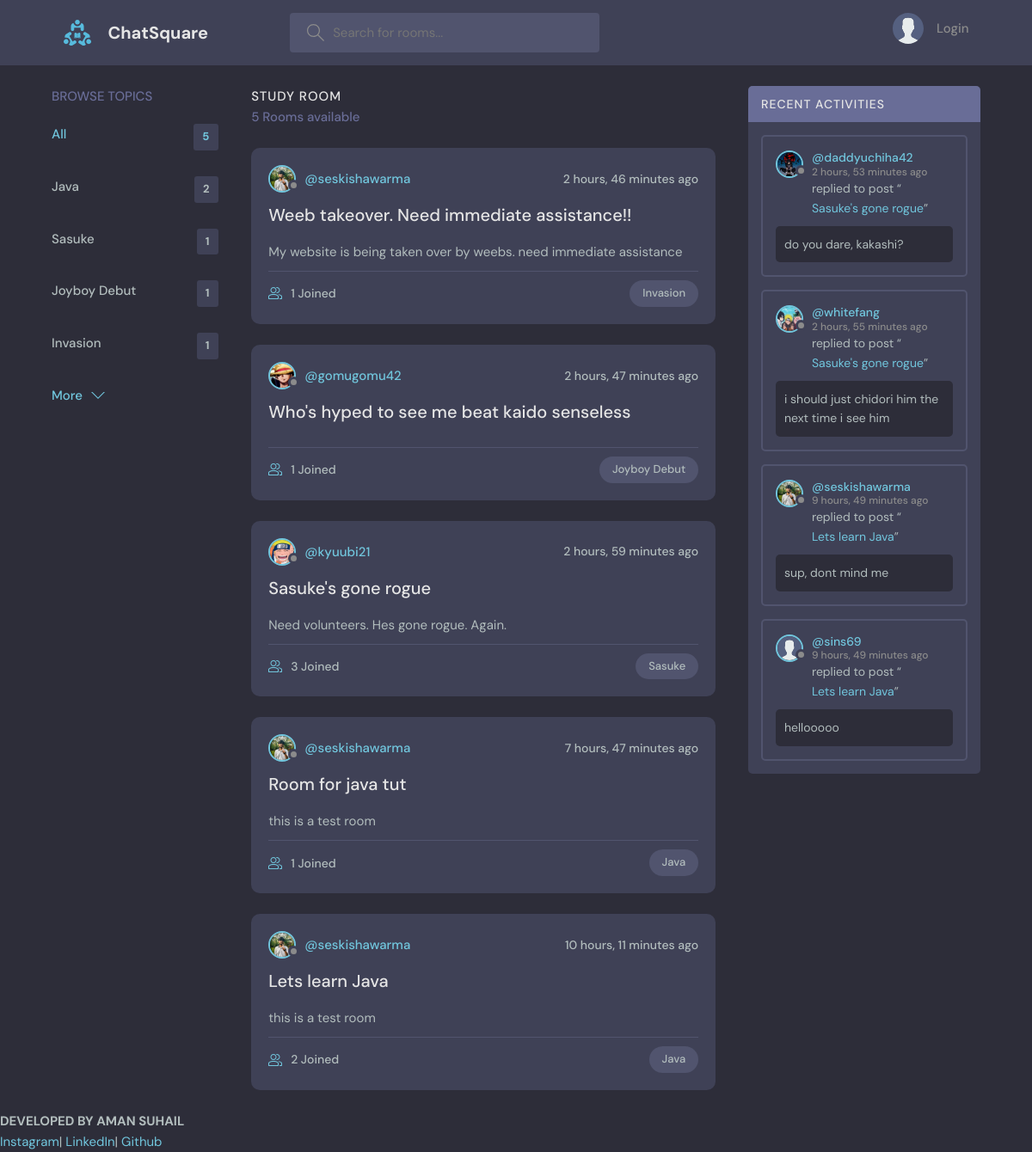
The page / on the database its author committed.
### base/models.py (models this page shows)
class Topic(models.Model):
    name = models.CharField(max_length=100)
    def __str__(self):
        return self.name

class Room(models.Model):
    user = models.ForeignKey(User, on_delete=models.CASCADE)
    topic = models.ForeignKey(Topic, on_delete=models.SET_NULL, null=True)
    name = models.CharField(max_length=150)
    description = models.CharField(max_length=200, null=True, blank=True)
    participants = models.ManyToManyField(User, related_name='participants')
    updated = models.DateTimeField(auto_now=True)
    created = models.DateTimeField(auto_now_add=True)
    class Meta:
        ordering = ['-updated', '-created']
    def __str__(self):
        return self.name

class User(AbstractUser):
    name = models.CharField(max_length=50)
    email = models.EmailField(unique=True)
    bio = models.TextField(null=True, blank=True)
    avatar = models.ImageField(null=True, default='avatar.svg')
    USERNAME_FIELD = 'email'
    REQUIRED_FIELDS = ['username', 'name']

class Message(models.Model):
    room = models.ForeignKey(Room, on_delete=models.CASCADE)
    user = models.ForeignKey(User, on_delete=models.CASCADE)
    body = models.TextField()
    updated = models.DateTimeField(auto_now=True)
    created = models.DateTimeField(auto_now_add=True)
    class Meta:
        ordering = ['-updated', '-created']
    def __str__(self):
        return self.body[0:50]

### base/views.py (the view)
# urls.py: path('',views.home, name='home'),
def home(request):
    q = request.GET.get('q') if request.GET.get('q') != None else ''
    rooms = Room.objects.filter(
        Q(name__icontains=q) |
        Q(topic__name__icontains=q) |
        Q(user__username__icontains=q)
    )
    topics = Topic.objects.all()
    roomCount = Room.objects.all().count
    activityMessages = Message.objects.all()
    context = {'rooms':rooms, 'topics':topics, 'roomCount':roomCount,
               'activityMessages':activityMessages}
    return render(request,'base/home.html', context)

### base/templates/base/home.html (shortened to what this page needs)
{% extends 'main.html' %}
{% block content %}
    <main class="layout layout--3">
      <div class="container">
        {% include 'base/topics_component.html' %}
        <div class="roomList">
          <div class="roomList__header">
            <div>
              <h2>Study Room</h2>
              <p>{{roomCount}} Rooms available</p>
            </div>
          </div>
          {% include 'base/feed_component.html' %}
        </div>
        {% include 'base/activity_component.html' %}
      </div>
    </main>
{% endblock %}

### base/templates/base/topics_component.html
<div class="topics">
    <div class="topics__header">
      <h2>Browse Topics</h2>
    </div>
    <ul class="topics__list">
      <li>
        <a href="{% url 'home' %}" class="active">All <span>{{roomCount}}</span></a>
      </li>
      {% for topic in topics %}
      <li>
        <a href="{% url 'home' %}?q={{topic.name}}">{{topic.name}}<span>{{topic.room_set.all.count}}</span></a>
      </li>
      {% endfor %}
    </ul>
    <a class="btn btn--link" href="{% url 'topics' %}">
      More
      <svg version="1.1" xmlns="http://www.w3.org/2000/svg" width="32" height="32" viewBox="0 0 32 32">
        <title>chevron-down</title>
        <path d="M16 21l-13-13h-3l16 16 16-16h-3l-13 13z"></path>
      </svg>
    </a>
  </div>

### base/templates/base/feed_component.html (shortened to what this page needs)
{% for room in rooms %}
          <div class="roomListRoom">
            <div class="roomListRoom__header">
              <a href="{% url 'profile' room.user.id %}" class="roomListRoom__author">
                <div class="avatar avatar--small">
                  <img src="{{room.user.avatar.url}}" />
                </div>
                <span>@{{room.user.username}}</span>
              </a>
              <div class="roomListRoom__actions">
                <span>{{room.created|timesince}} ago</span>
              </div>
            </div>
            <div class="roomListRoom__content">
              <a href="{% url 'room' room.id %}">{{room.name}}</a>
              <p>
                {{room.description}}
              </p>
            </div>
            <div class="roomListRoom__meta">
              <a href="{% url 'room' room.id %}" class="roomListRoom__joined">
                {{room.participants.all.count}} Joined
              </a>
              <p class="roomListRoom__topic">{{room.topic}}</p>
            </div>
          </div>
          {% endfor %}

### base/templates/base/activity_component.html (shortened to what this page needs)
<div class="activities">
    <div class="activities__header">
      <h2>Recent Activities</h2>
    </div>
    {% for message in activityMessages %}
    <div class="activities__box">
      <div class="activities__boxHeader roomListRoom__header">
        <a href="{% url 'profile' message.user.id %}" class="roomListRoom__author">
          <div class="avatar avatar--small">
            <img src="{{message.user.avatar.url}}" />
          </div>
          <p>
            @{{message.user.username}}
            <span>{{message.created|timesince}} ago</span>
          </p>
        </a>
      </div>
      <div class="activities__boxContent">
        <p>replied to post “<a href="{% url 'room' message.room.id %}">{{message.room}}</a>”</p>
        <div class="activities__boxRoomContent">
          {{message}}
        </div>
      </div>
    </div>
    {% endfor %}
  </div>

### rows shown on the page
Topic: name "Java", room_set.all.count "2"
Topic: name "Sasuke", room_set.all.count "1"
Topic: name "Joyboy Debut", room_set.all.count "1"
Topic: name "Invasion", room_set.all.count "1"
Room: user.avatar (picture), user.username "seskishawarma", created "2 hours, 46 minutes", name "Weeb takeover. Need immediate assistance!!", description "My website is being taken over by weebs. need immediate assistance", participants.all.count "1", topic "Invasion"
Room: user.avatar (picture), user.username "gomugomu42", created "2 hours, 47 minutes", name "Who's hyped to see me beat kaido senseless", participants.all.count "1", topic "Joyboy Debut"
Room: user.avatar (picture), user.username "kyuubi21", created "2 hours, 59 minutes", name "Sasuke's gone rogue", description "Need volunteers. Hes gone rogue. Again.", participants.all.count "3", topic "Sasuke"
Room: user.avatar (picture), user.username "seskishawarma", created "7 hours, 47 minutes", name "Room for java tut", description "this is a test room", participants.all.count "1", topic "Java"
Room: user.avatar (picture), user.username "seskishawarma", created "10 hours, 11 minutes", name "Lets learn Java", description "this is a test room", participants.all.count "2", topic "Java"
Message: user.avatar (picture), user.username "daddyuchiha42", created "2 hours, 53 minutes", room "Sasuke's gone rogue", body "do you dare, kakashi?"
Message: user.avatar (picture), user.username "whitefang", created "2 hours, 55 minutes", room "Sasuke's gone rogue", body "i should just chidori him the next time i see him"
Message: user.avatar (picture), user.username "seskishawarma", created "9 hours, 49 minutes", room "Lets learn Java", body "sup, dont mind me"
Message: user.avatar (placeholder picture), user.username "sins69", created "9 hours, 49 minutes", room "Lets learn Java", body "hellooooo"

### other values the page prints
{{ roomCount }} "5"
